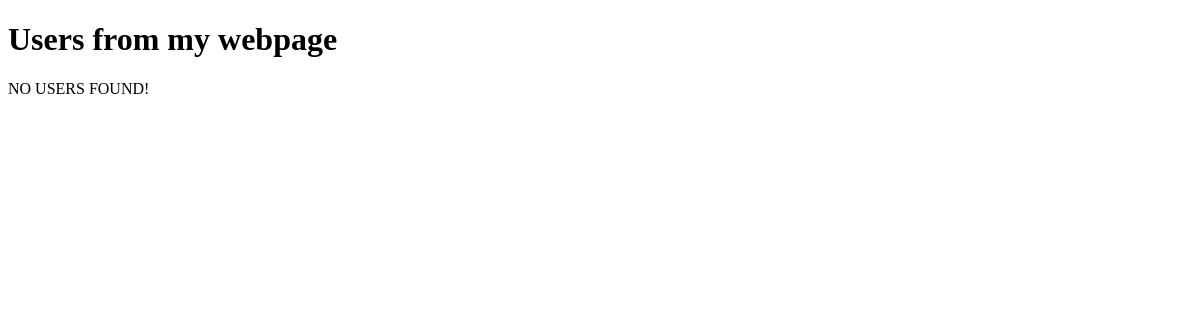
The app's page /users/, older data.
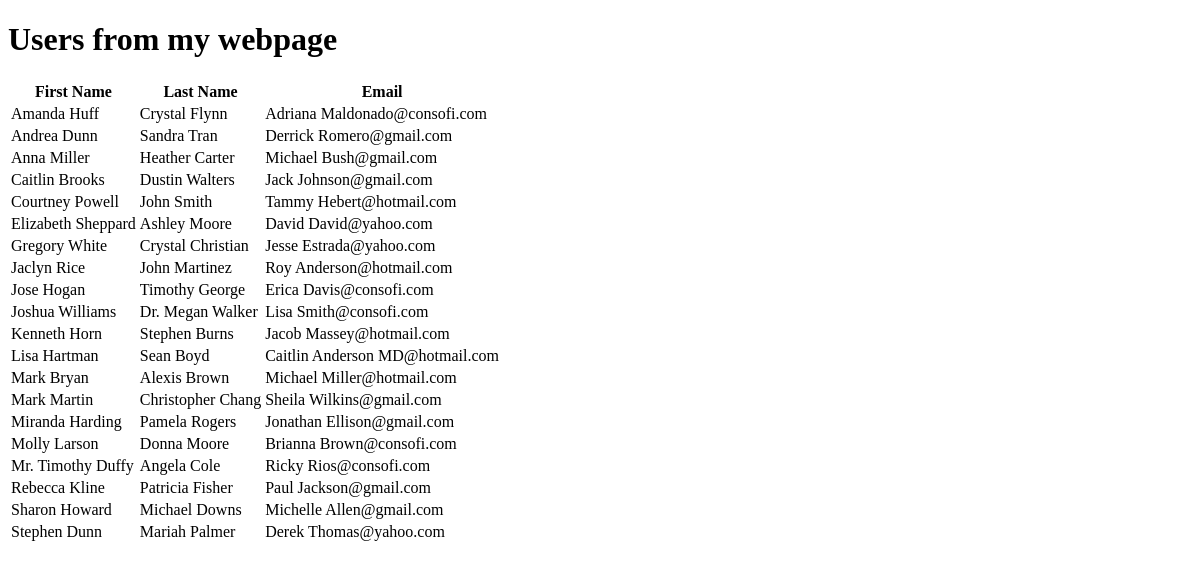
The same page, newer data.
### ModelTemplatesApp/models.py (models this page shows)
class User(models.Model):
    first_name = models.CharField(max_length=50)
    last_name  = models.CharField(max_length=50)
    email  = models.EmailField(max_length=60)

### ModelTemplatesApp/views.py (the view)
# urls.py: url(r'^users/', views.users),
def users(request):
    users_list = User.objects.order_by('first_name')
    my_users = {'users':users_list}
    return render (request, 'ModelTemplatesApp/users.html', context=my_users)

### templates/ModelTemplatesApp/users.html (shortened to what this page needs)
<!DOCTYPE html>
<html lang="en" dir="ltr">
  <head>
  </head>
  <body>
    <h1>Users from my webpage</h1>
    <div class="djangtwo">
      {% if users %}
          <table>
            <thead>
              <th>First Name</th>
              <th>Last Name</th>
              <th>Email</th>
            </thead>
          {% for usr in users %}
          <tr>
            <td>{{ usr.first_name }}</td>
            <td>{{ usr.last_name }}</td>
            <td>{{ usr.email }}</td>
          </tr>
          {% endfor %}
          </table>
        {% else %}
          <p>NO USERS FOUND!</P>
        {% endif %}
    </div>
  </body>
</html>

Row changes from the older to the newer data that the page shows:
added User: first_name "Amanda Huff", last_name "Crystal Flynn", email "Adriana Maldonado@consofi.com"
added User: first_name "Andrea Dunn", last_name "Sandra Tran", email "Derrick Romero@gmail.com"
added User: first_name "Anna Miller", last_name "Heather Carter", email "Michael Bush@gmail.com"
added User: first_name "Caitlin Brooks", last_name "Dustin Walters", email "Jack Johnson@gmail.com"
added User: first_name "Courtney Powell", last_name "John Smith", email "Tammy Hebert@hotmail.com"
added User: first_name "Elizabeth Sheppard", last_name "Ashley Moore", email "David David@yahoo.com"
added User: first_name "Gregory White", last_name "Crystal Christian", email "Jesse Estrada@yahoo.com"
added User: first_name "Jaclyn Rice", last_name "John Martinez", email "Roy Anderson@hotmail.com"
added User: first_name "Jose Hogan", last_name "Timothy George", email "Erica Davis@consofi.com"
added User: first_name "Joshua Williams", last_name "Dr. Megan Walker", email "Lisa Smith@consofi.com"
added User: first_name "Kenneth Horn", last_name "Stephen Burns", email "Jacob Massey@hotmail.com"
added User: first_name "Lisa Hartman", last_name "Sean Boyd", email "Caitlin Anderson MD@hotmail.com"
added User: first_name "Mark Bryan", last_name "Alexis Brown", email "Michael Miller@hotmail.com"
added User: first_name "Mark Martin", last_name "Christopher Chang", email "Sheila Wilkins@gmail.com"
added User: first_name "Miranda Harding", last_name "Pamela Rogers", email "Jonathan Ellison@gmail.com"
added User: first_name "Molly Larson", last_name "Donna Moore", email "Brianna Brown@consofi.com"
added User: first_name "Mr. Timothy Duffy", last_name "Angela Cole", email "Ricky Rios@consofi.com"
added User: first_name "Rebecca Kline", last_name "Patricia Fisher", email "Paul Jackson@gmail.com"
added User: first_name "Sharon Howard", last_name "Michael Downs", email "Michelle Allen@gmail.com"
added User: first_name "Stephen Dunn", last_name "Mariah Palmer", email "Derek Thomas@yahoo.com"
Text that changed along with them:
text no longer shown: "NO USERS FOUND!"
text now shown: "First Name Last Name Email"
